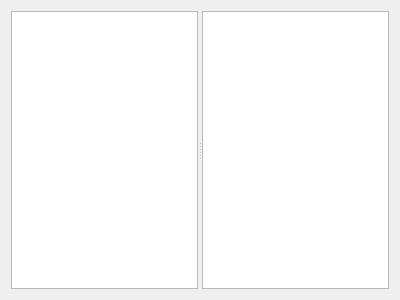
<?xml version="1.0" encoding="UTF-8"?>
<ui version="4.0">
 <class>StructureEditor</class>
 <widget class="QWidget" name="StructureEditor">
  <property name="geometry">
   <rect>
    <x>0</x>
    <y>0</y>
    <width>400</width>
    <height>300</height>
   </rect>
  </property>
  <property name="windowTitle">
   <string>Form</string>
  </property>
  <layout class="QVBoxLayout" name="verticalLayout">
   <item>
    <widget class="QSplitter" name="splitter">
     <property name="orientation">
      <enum>Qt::Horizontal</enum>
     </property>
     <widget class="QTextEdit" name="structureEdit"/>
     <widget class="QTreeView" name="structureView"/>
    </widget>
   </item>
  </layout>
 </widget>
 <resources/>
 <connections/>
</ui>
